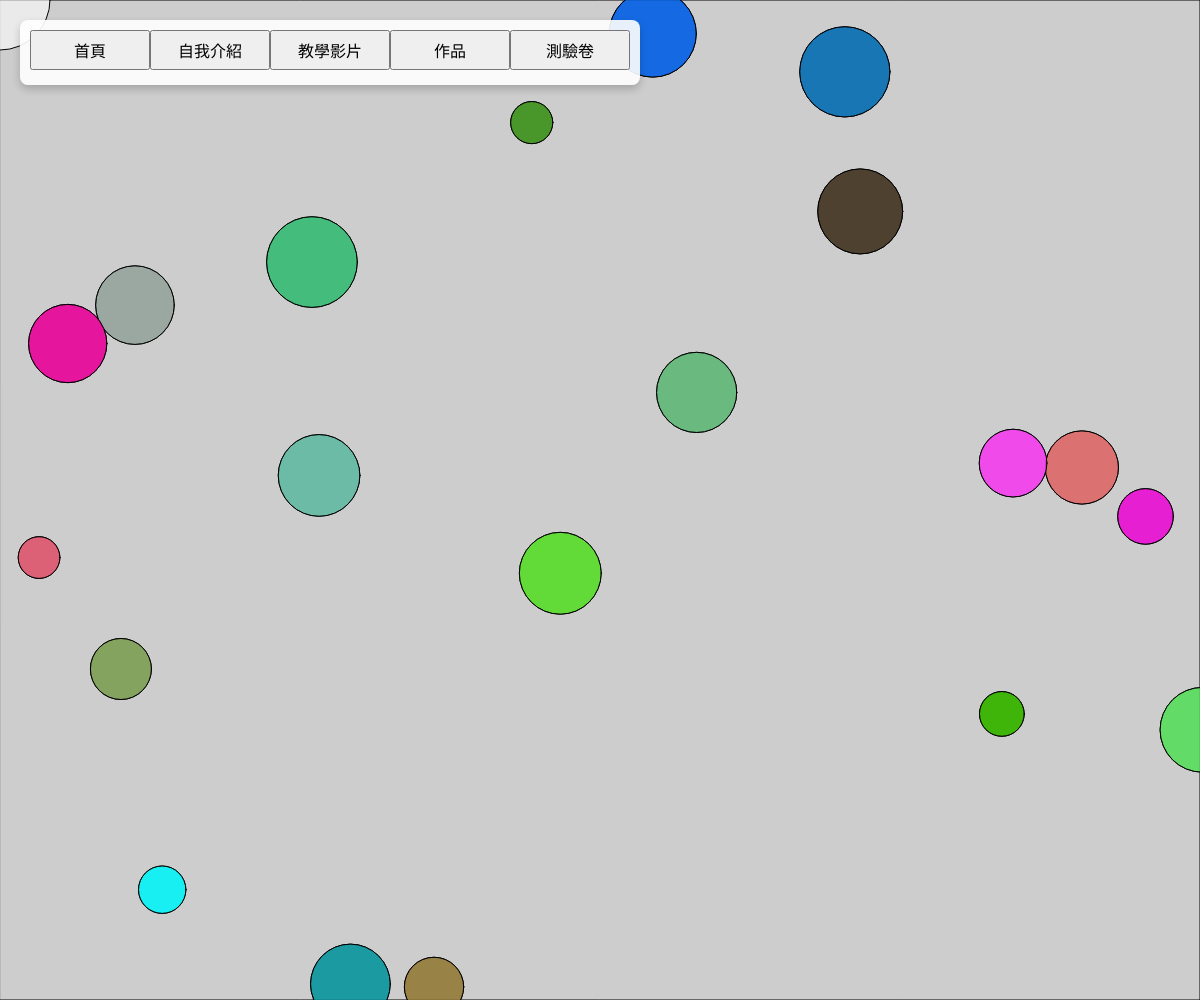
Frame 1 (no input)
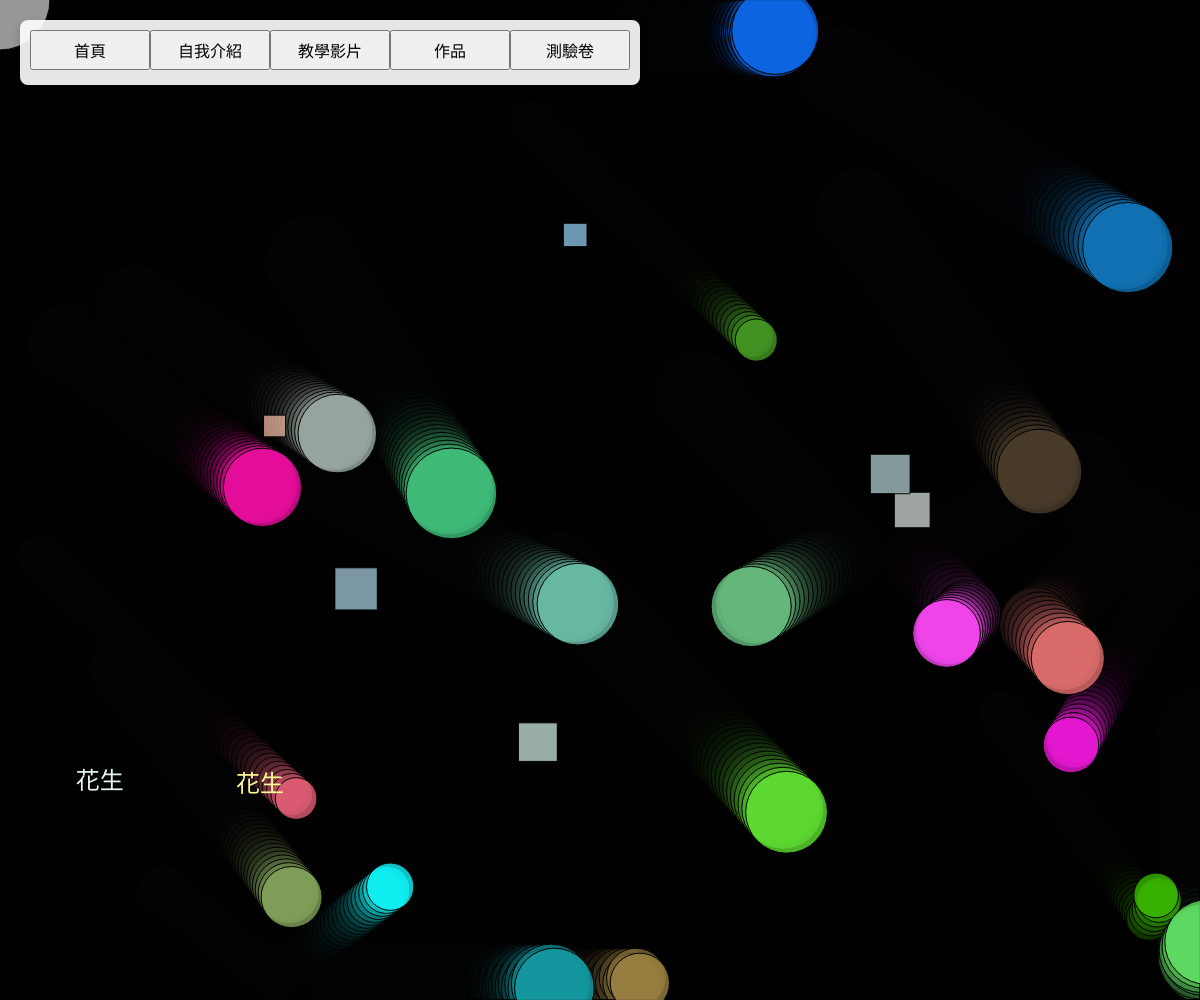
Frame 60 (no input)
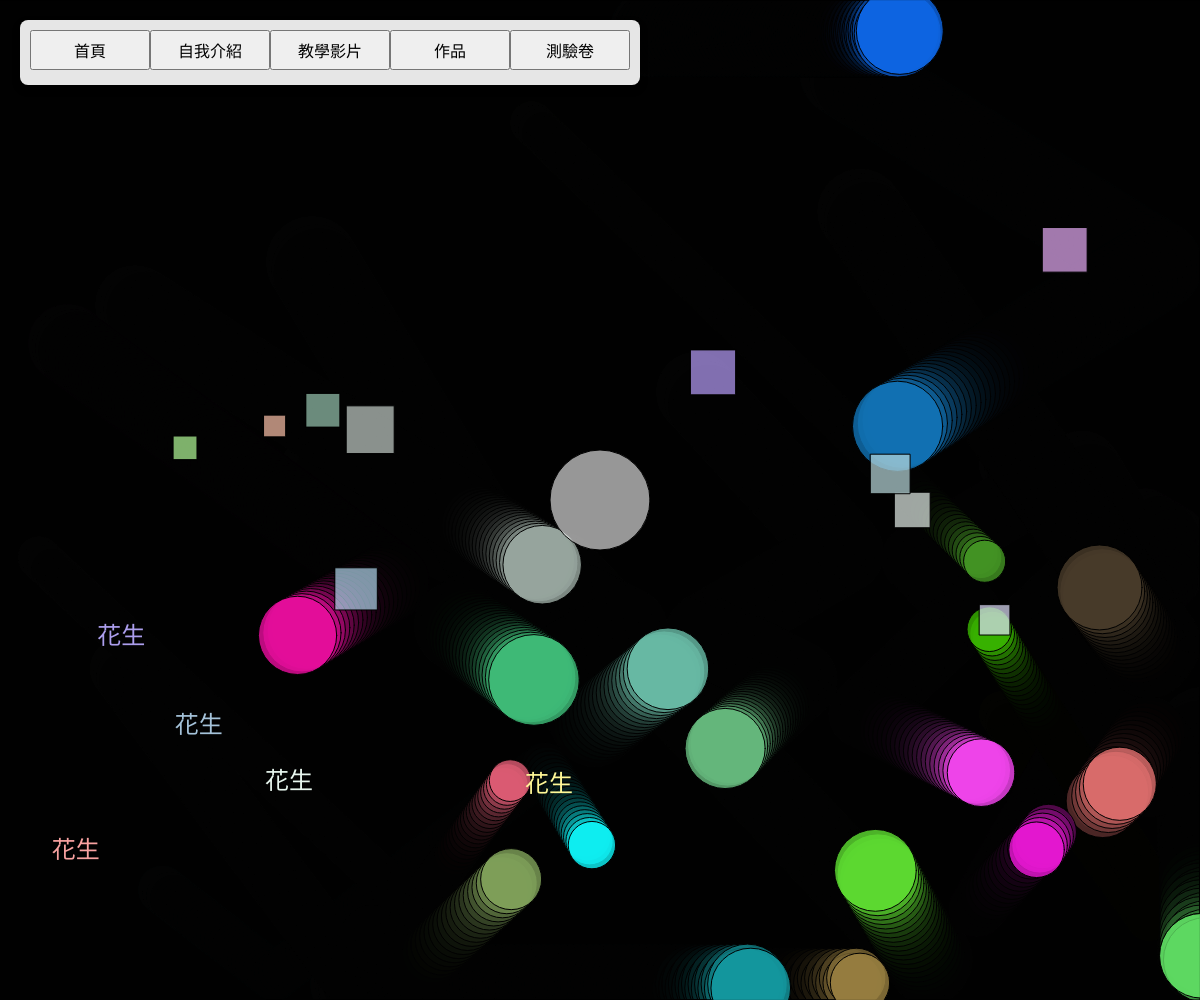
Frame 120 (the mouse pressed at the canvas centre since frame 60)

The p5.js sketch that drew these frames (run headless with seeded random() and noise() and a simulated clock; from frame 60 on, the mouse is pressed at the canvas centre):

// p5.js sketch
// ── sketch.js
let menu;
let subMenu; // 子選單容器
let balls = []; // 多個彈跳球物件
let trailLayer; // 拖尾圖層
let floatingBalls = []; // 浮現球的效果
let introOverlay; // 自我介紹的覆蓋層
let danmaku = []; // 儲存彈幕的陣列
let iframeContainer; // 全局變數，用於存放嵌入的 iframe 容器

function setup() {
  // 設定畫布大小為視窗大小
  createCanvas(windowWidth, windowHeight);

  // 初始化拖尾圖層
  trailLayer = createGraphics(windowWidth, windowHeight);
  trailLayer.clear(); // 確保拖尾圖層是透明的

  // 初始化多個彈跳球
  for (let i = 0; i < 20; i++) {
    balls.push(new Ball(random(width), random(height), random(20, 50), random(2, 5), random(2, 5)));
  }

  // 建立選單按鈕
  createMenu();

  // 每隔一段時間新增彈幕
  setInterval(() => {
    danmaku.push({
      x: 0, // 從畫布左側開始
      y: random(height * 0.1, height * 0.9), // 隨機高度，避免靠近邊界
      speed: random(2, 5), // 隨機速度
      text: "花生", // 彈幕文字
      color: color(random(150, 255), random(150, 255), random(150, 255)) // 隨機顏色
    });

    // 限制彈幕數量，避免占用太多畫面
    if (danmaku.length > 20) {
      danmaku.shift();
    }
  }, 500); // 每 500 毫秒新增一個彈幕
}

function draw() {
  // 清除畫布，保持透明背景
  clear();

  // 更新拖尾圖層（逐漸淡出）
  trailLayer.fill(0, 0, 0, 50); // 使用透明黑色覆蓋，製造淡出效果
  trailLayer.rect(0, 0, width, height);

  // 更新並顯示所有彈跳球
  for (let ball of balls) {
    ball.update();
    ball.display();

    // 繪製拖尾到拖尾圖層
    trailLayer.fill(ball.color);
    trailLayer.ellipse(ball.x, ball.y, ball.r * 2);

    // 檢查滑鼠是否在球上
    if (dist(mouseX, mouseY, ball.x, ball.y) < ball.r) {
      ball.accelerate(2); // 當滑鼠在球上時，球加速 2 秒
    }
  }

  // 顯示拖尾圖層
  image(trailLayer, 0, 0);

  // 滑鼠互動效果：隨滑鼠移動產生光暈
  fill(255, 255, 255, 150); // 提高光暈透明度
  ellipse(mouseX, mouseY, 100, 100); // 放大光暈尺寸

  // 更新並顯示浮現正方形效果
  updateFloatingSquares();

  // 更新並顯示彈幕
  updateDanmaku();
}

function updateFloatingSquares() {
  // 新增一個浮現正方形
  if (frameCount % 10 === 0) { // 每 10 幀新增一個浮現正方形
    floatingBalls.push({
      x: random(width * 0.1, width * 0.9), // 隨機位置，避免靠近邊界
      y: random(height * 0.1, height * 0.9),
      size: random(20, 50), // 隨機大小
      color: color(random(150, 255), random(150, 255), random(150, 255), 180) // 半透明顏色
    });

    // 如果浮現正方形超過 10 個，刪除最舊的一個
    if (floatingBalls.length > 10) {
      floatingBalls.shift();
    }
  }

  // 繪製所有浮現正方形
  for (let square of floatingBalls) {
    fill(square.color);
    rect(square.x, square.y, square.size, square.size); // 使用 rect 繪製正方形
  }
}

function updateDanmaku() {
  textSize(24); // 設定文字大小
  textAlign(LEFT, CENTER); // 文字靠左對齊，垂直置中
  for (let d of danmaku) {
    fill(d.color);
    text(d.text, d.x, d.y); // 繪製彈幕文字
    d.x += d.speed; // 彈幕向右移動

    // 如果彈幕超出畫布右側，將其移除
    if (d.x > width) {
      danmaku.splice(danmaku.indexOf(d), 1);
    }
  }
}

function createMenu() {
  // 建立選單容器
  menu = createDiv();
  menu.id('menu');
  menu.style('position', 'absolute');
  menu.style('top', '20px');
  menu.style('left', '20px');
  menu.style('background', 'rgba(255, 255, 255, 0.9)'); // 更高透明度的背景
  menu.style('padding', '10px');
  menu.style('border-radius', '8px');
  menu.style('box-shadow', '0 4px 8px rgba(0, 0, 0, 0.2)');
  menu.style('z-index', '10'); // 確保選單在最上層

  // 新增首頁按鈕
  let homeButton = createButton('首頁').parent(menu);
  homeButton.style('width', '120px'); // 設定按鈕寬度
  homeButton.style('height', '40px'); // 設定按鈕高度
  homeButton.style('margin-bottom', '5px'); // 增加按鈕間距
  homeButton.style('font-size', '16px'); // 調整字體大小
  homeButton.mousePressed(() => {
    // 清除畫布並重置背景和彈跳球
    balls = []; // 清空彈跳球陣列
    trailLayer.clear(); // 清除拖尾圖層
    for (let i = 0; i < 20; i++) {
      balls.push(new Ball(random(width), random(height), random(20, 50), random(2, 5), random(2, 5)));
    }

    // 移除嵌入的 iframe 容器（如果存在）
    if (iframeContainer) {
      iframeContainer.remove();
      iframeContainer = null; // 清空變數
    }

    // 移除自我介紹覆蓋層（如果存在）
    if (introOverlay) {
      introOverlay.remove();
      introOverlay = null; // 清空變數
    }

    // 提示用戶已回到首頁
    alert('回到首頁！');
  });

  // 新增自我介紹按鈕
  let introButton = createButton('自我介紹').parent(menu);
  introButton.style('width', '120px');
  introButton.style('height', '40px');
  introButton.style('margin-bottom', '5px');
  introButton.style('font-size', '16px');
  introButton.mousePressed(() => {
    // 建立自我介紹的覆蓋層
    introOverlay = createDiv();
    introOverlay.style('position', 'fixed');
    introOverlay.style('top', '50%');
    introOverlay.style('left', '50%');
    introOverlay.style('transform', 'translate(-50%, -50%)');
    introOverlay.style('width', '60%'); // 長方形寬度
    introOverlay.style('padding', '20px');
    introOverlay.style('background', 'rgba(0, 0, 0, 0.8)'); // 半透明黑色背景
    introOverlay.style('color', 'white'); // 白色文字
    introOverlay.style('border-radius', '10px');
    introOverlay.style('box-shadow', '0 4px 8px rgba(0, 0, 0, 0.2)');
    introOverlay.style('text-align', 'center'); // 文字置中
    introOverlay.style('z-index', '20'); // 確保在最上層

    // 新增標題
    let title = createElement('h2', '自我介紹').parent(introOverlay);
    title.style('margin-bottom', '20px'); // 增加標題與內文的間距

    // 新增內文
    let content = createP('你好，我叫賴渙升，基隆人，今年18歲，可以叫我花生。').parent(introOverlay);
    content.style('font-size', '18px'); // 調整內文字體大小
    content.style('line-height', '1.6'); // 增加行距，方便閱讀

    // 新增關閉按鈕
    let closeButton = createButton('關閉').parent(introOverlay);
    closeButton.style('margin-top', '20px');
    closeButton.style('padding', '10px 20px');
    closeButton.style('background', '#f44336');
    closeButton.style('color', 'white');
    closeButton.style('border', 'none');
    closeButton.style('border-radius', '5px');
    closeButton.style('cursor', 'pointer');
    closeButton.mousePressed(() => introOverlay.remove());
  });

  // 新增教學影片按鈕
  let videoButton = createButton('教學影片').parent(menu);
  videoButton.style('width', '120px');
  videoButton.style('height', '40px');
  videoButton.style('margin-bottom', '5px');
  videoButton.style('font-size', '16px');
  videoButton.mousePressed(() => {
    // 建立影片容器
    let videoContainer = createDiv();
    videoContainer.style('position', 'fixed');
    videoContainer.style('top', '50%');
    videoContainer.style('left', '50%');
    videoContainer.style('transform', 'translate(-50%, -50%)');
    videoContainer.style('width', '80%'); // 設置寬度為視窗的 80%
    videoContainer.style('height', '60%'); // 設置高度為視窗的 60%
    videoContainer.style('background', 'rgba(0, 0, 0, 0.8)'); // 半透明背景
    videoContainer.style('border-radius', '10px');
    videoContainer.style('box-shadow', '0 4px 8px rgba(0, 0, 0, 0.2)');
    videoContainer.style('z-index', '20'); // 確保在最上層

    // 新增影片元素
    let video = createElement('video');
    video.attribute('src', '20250324_092538.mp4'); // 指定影片檔案
    video.attribute('controls', 'true'); // 顯示播放控制
    video.attribute('autoplay', 'true'); // 自動播放
    video.style('width', '100%'); // 影片寬度填滿容器
    video.style('height', '100%'); // 影片高度填滿容器
    video.parent(videoContainer);

    // 新增關閉按鈕
    let closeButton = createButton('關閉').parent(videoContainer);
    closeButton.style('position', 'absolute');
    closeButton.style('top', '10px');
    closeButton.style('right', '10px');
    closeButton.style('padding', '10px 20px');
    closeButton.style('background', '#f44336');
    closeButton.style('color', 'white');
    closeButton.style('border', 'none');
    closeButton.style('border-radius', '5px');
    closeButton.style('cursor', 'pointer');
    closeButton.style('z-index', '21');
    closeButton.mousePressed(() => videoContainer.remove());
  });

  // 建立子選單容器（預設隱藏）
  subMenu = createDiv();
  subMenu.id('subMenu');
  subMenu.style('position', 'absolute');
  subMenu.style('top', '0px'); // 子選單初始位置
  subMenu.style('left', '0px'); // 與父容器對齊
  subMenu.style('background', 'rgba(255, 255, 255, 0.9)');
  subMenu.style('padding', '5px');
  subMenu.style('border-radius', '8px');
  subMenu.style('box-shadow', '0 4px 8px rgba(0, 0, 0, 0.2)');
  subMenu.style('display', 'none'); // 預設隱藏
  subMenu.style('z-index', '11'); // 確保子選單在選單上方

  // 子選單按鈕
  let button1 = createButton('作品集1').parent(subMenu);
  button1.style('width', '120px'); // 放大按鈕寬度
  button1.style('margin-bottom', '5px'); // 增加按鈕間距
  button1.mousePressed(() => {
    // 嵌入網站 iframe
    if (iframeContainer) iframeContainer.remove(); // 移除之前的 iframe
    iframeContainer = createDiv();
    iframeContainer.style('position', 'fixed');
    iframeContainer.style('top', '50%');
    iframeContainer.style('left', '50%');
    iframeContainer.style('transform', 'translate(-50%, -50%)');
    iframeContainer.style('width', '80%');
    iframeContainer.style('height', '80%');
    iframeContainer.style('background', 'white');
    iframeContainer.style('border', '1px solid #ccc');
    iframeContainer.style('box-shadow', '0 4px 8px rgba(0, 0, 0, 0.2)');
    iframeContainer.style('z-index', '20');

    let iframe = createElement('iframe');
    iframe.attribute('src', 'https://hudson0811.github.io/20250324/');
    iframe.attribute('width', '100%');
    iframe.attribute('height', '100%');
    iframe.attribute('frameborder', '0');
    iframe.parent(iframeContainer);

    // 新增關閉按鈕
    let closeButton = createButton('關閉').parent(iframeContainer);
    closeButton.style('position', 'absolute');
    closeButton.style('top', '10px');
    closeButton.style('right', '10px');
    closeButton.style('padding', '10px 20px');
    closeButton.style('background', '#f44336');
    closeButton.style('color', 'white');
    closeButton.style('border', 'none');
    closeButton.style('border-radius', '5px');
    closeButton.style('cursor', 'pointer');
    closeButton.style('z-index', '21');
    closeButton.mousePressed(() => {
      iframeContainer.remove();
      iframeContainer = null; // 清空變數
    });
  });

  let button2 = createButton('作品集2').parent(subMenu);
  button2.style('width', '120px'); // 放大按鈕寬度
  button2.style('margin-bottom', '5px'); // 增加按鈕間距
  button2.mousePressed(() => {
    // 嵌入網站 iframe
    if (iframeContainer) iframeContainer.remove(); // 移除之前的 iframe
    iframeContainer = createDiv();
    iframeContainer.style('position', 'fixed');
    iframeContainer.style('top', '50%');
    iframeContainer.style('left', '50%');
    iframeContainer.style('transform', 'translate(-50%, -50%)');
    iframeContainer.style('width', '80%');
    iframeContainer.style('height', '80%');
    iframeContainer.style('background', 'white');
    iframeContainer.style('border', '1px solid #ccc');
    iframeContainer.style('box-shadow', '0 4px 8px rgba(0, 0, 0, 0.2)');
    iframeContainer.style('z-index', '20');

    let iframe = createElement('iframe');
    iframe.attribute('src', 'https://hudson0811.github.io/20250317/');
    iframe.attribute('width', '100%');
    iframe.attribute('height', '100%');
    iframe.attribute('frameborder', '0');
    iframe.parent(iframeContainer);

    // 新增關閉按鈕
    let closeButton = createButton('關閉').parent(iframeContainer);
    closeButton.style('position', 'absolute');
    closeButton.style('top', '10px');
    closeButton.style('right', '10px');
    closeButton.style('padding', '10px 20px');
    closeButton.style('background', '#f44336');
    closeButton.style('color', 'white');
    closeButton.style('border', 'none');
    closeButton.style('border-radius', '5px');
    closeButton.style('cursor', 'pointer');
    closeButton.style('z-index', '21');
    closeButton.mousePressed(() => {
      iframeContainer.remove();
      iframeContainer = null; // 清空變數
    });
  });

  let button3 = createButton('作品集3').parent(subMenu);
  button3.style('width', '120px'); // 放大按鈕寬度
  button3.style('margin-bottom', '5px'); // 增加按鈕間距
  button3.mousePressed(() => {
    // 嵌入網站 iframe
    let iframeContainer = createDiv();
    iframeContainer.style('position', 'fixed');
    iframeContainer.style('top', '50%');
    iframeContainer.style('left', '50%');
    iframeContainer.style('transform', 'translate(-50%, -50%)');
    iframeContainer.style('width', '80%');
    iframeContainer.style('height', '80%');
    iframeContainer.style('background', 'white');
    closeButton.style('padding', '10px 20px');
    closeButton.style('background', '#f44336');
    closeButton.style('color', 'white');
    closeButton.style('border', 'none');
    closeButton.style('border-radius', '5px');
    closeButton.style('cursor', 'pointer');
    closeButton.style('z-index', '21');
    closeButton.mousePressed(() => iframeContainer.remove());
  });

  let button4 = createButton('作品3').parent(subMenu);
  button4.style('width', '120px'); // 放大按鈕寬度
  button4.style('margin-bottom', '5px'); // 增加按鈕間距
  button4.mousePressed(() => alert('這是作品3的內容！'));

  let button5 = createButton('作品4').parent(subMenu);
  button5.style('width', '120px'); // 放大按鈕寬度
  button5.mousePressed(() => alert('這是作品4的內容！'));

  // 將子選單綁定到「作品」按鈕
  let portfolioButton = createButton('作品').parent(menu);
  portfolioButton.style('width', '120px'); // 與「自我介紹」按鈕寬度一致
  portfolioButton.style('height', '40px'); // 與「自我介紹」按鈕高度一致
  portfolioButton.style('margin-bottom', '5px'); // 增加按鈕間距
  portfolioButton.style('font-size', '16px');

  // 顯示子選單
  portfolioButton.mouseOver(() => {
    subMenu.style('display', 'block');
    subMenu.style('top', `${portfolioButton.elt.offsetTop + portfolioButton.elt.offsetHeight}px`); // 將子選單顯示在按鈕下方
    subMenu.style('left', `${portfolioButton.elt.offsetLeft}px`); // 將子選單與按鈕對齊
  });

  // 隱藏子選單
  portfolioButton.mouseOut(() => {
    setTimeout(() => {
      if (!subMenu.matches(':hover')) {
        subMenu.style('display', 'none');
      }
    }, 200); // 延遲隱藏，避免滑鼠快速移動導致子選單消失
  });

  // 子選單保持顯示
  subMenu.mouseOver(() => subMenu.style('display', 'block'));
  subMenu.mouseOut(() => subMenu.style('display', 'none'));

  // 新增測驗卷按鈕
  let quizButton = createButton('測驗卷').parent(menu);
  quizButton.style('width', '120px'); // 與其他按鈕寬度一致
  quizButton.style('height', '40px'); // 與其他按鈕高度一致
  quizButton.style('margin-bottom', '5px'); // 增加按鈕間距
  quizButton.style('font-size', '16px'); // 調整字體大小
  quizButton.mousePressed(() => {
    // 嵌入 iframe
    let iframeContainer = createDiv();
    iframeContainer.style('position', 'fixed'); // 使用 fixed 讓 iframe 固定在視窗中
    iframeContainer.style('top', '50%'); // 設置 iframe 的位置為視窗中間
    iframeContainer.style('left', '50%');
    iframeContainer.style('transform', 'translate(-50%, -50%)'); // 將容器中心對齊
    iframeContainer.style('width', '80%'); // 設置寬度為視窗的 80%
    iframeContainer.style('height', '80%'); // 設置高度為視窗的 80%
    iframeContainer.style('background', 'white');
    iframeContainer.style('border', '1px solid #ccc');
    iframeContainer.style('box-shadow', '0 4px 8px rgba(0, 0, 0, 0.2)');
    iframeContainer.style('z-index', '20'); // 確保 iframe 在最上層

    let iframe = createElement('iframe');
    iframe.attribute('src', 'https://hudson0811.github.io/20250310/');
    iframe.attribute('width', '100%');
    iframe.attribute('height', '100%');
    iframe.attribute('frameborder', '0');
    iframe.parent(iframeContainer);

    // 新增關閉按鈕
    let closeButton = createButton('關閉').parent(iframeContainer);
    closeButton.style('position', 'absolute');
    closeButton.style('top', '10px');
    closeButton.style('right', '10px');
    closeButton.style('padding', '10px 20px');
    closeButton.style('background', '#f44336');
    closeButton.style('color', 'white');
    closeButton.style('border', 'none');
    closeButton.style('border-radius', '5px');
    closeButton.style('cursor', 'pointer');
    closeButton.style('z-index', '21');
    closeButton.mousePressed(() => iframeContainer.remove());
  });
}

// 當視窗大小改變時，動態調整畫布大小
function windowResized() {
  resizeCanvas(windowWidth, windowHeight);

  // 重新調整拖尾圖層大小
  trailLayer = createGraphics(windowWidth, windowHeight);
  trailLayer.clear(); // 確保拖尾圖層是透明的
}

// 彈跳球類別
class Ball {
  constructor(x, y, r, dx, dy) {
    this.x = x;
    this.y = y;
    this.r = r;
    this.dx = dx;
    this.dy = dy;
    this.color = color(random(255), random(255), random(255), 200); // 隨機顏色
    this.accelerationTimer = 0; // 加速計時器
  }

  update() {
    // 如果加速計時器大於 0，則加速
    if (this.accelerationTimer > 0) {
      this.accelerationTimer--;
    } else {
      this.dx = constrain(this.dx, -5, 5); // 恢復到原始速度範圍
      this.dy = constrain(this.dy, -5, 5);
    }

    this.x += this.dx;
    this.y += this.dy;

    // 碰撞邊界反彈
    if (this.x - this.r < 0 || this.x + this.r > width) {
      this.dx *= -1;
    }
    if (this.y - this.r < 0 || this.y + this.r > height) {
      this.dy *= -1;
    }

    // 檢查與其他球的碰撞
    for (let other of balls) {
      if (other !== this) {
        let distBetween = dist(this.x, this.y, other.x, other.y);
        if (distBetween < this.r + other.r) {
          // 簡單的碰撞處理：交換速度方向
          let tempDx = this.dx;
          let tempDy = this.dy;
          this.dx = other.dx;
          this.dy = other.dy;
          other.dx = tempDx;
          other.dy = tempDy;

          // 防止球重疊，將它們稍微分開
          let angle = atan2(this.y - other.y, this.x - other.x);
          let overlap = (this.r + other.r) - distBetween;
          this.x += cos(angle) * overlap / 2;
          this.y += sin(angle) * overlap / 2;
          other.x -= cos(angle) * overlap / 2;
          other.y -= sin(angle) * overlap / 2;
        }
      }
    }
  }

  display() {
    // 繪製球
    fill(this.color);
    ellipse(this.x, this.y, this.r * 2);
  }

  accelerate(seconds) {
    this.dx *= 1.5; // 加速
    this.dy *= 1.5;
    this.accelerationTimer = frameRate() * seconds; // 設置加速持續時間
  }
}
